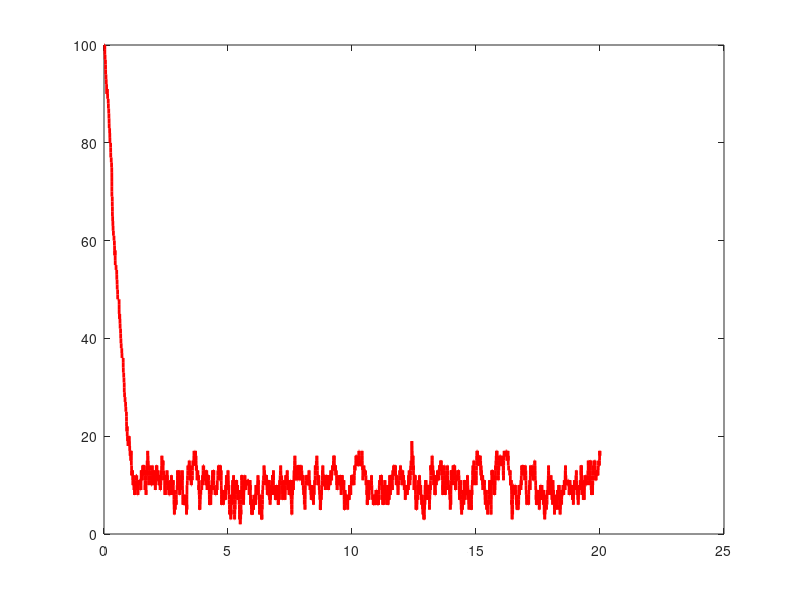

The MATLAB script that drew this image:
X=100;
t=0;
i=1;
V=[1 -1];
tvals(1)=0;
Xvals(1)=X;
alpha = 300;     %what alpha, beta, gamma, C0, R0?
beta = 0.1;
gammar = 80.0;
C0 = 10.0;
R0 = 1.0;
while t<20
     a(1) = alpha*C0*C0/(C0+X)/(C0+X);
     a(2) = beta*X+gammar*X/(R0+X);   
     asum=sum(a);
     tau=-log(rand)/asum;
     j=min(find(rand<cumsum(a/asum)));
     X=X+V(j);
     t=t+tau;
     i=i+1;
     tvals(i)=t;
     Xvals(i)=X;
end
stairs(tvals, Xvals, 'r', 'LineWidth', 2);

    